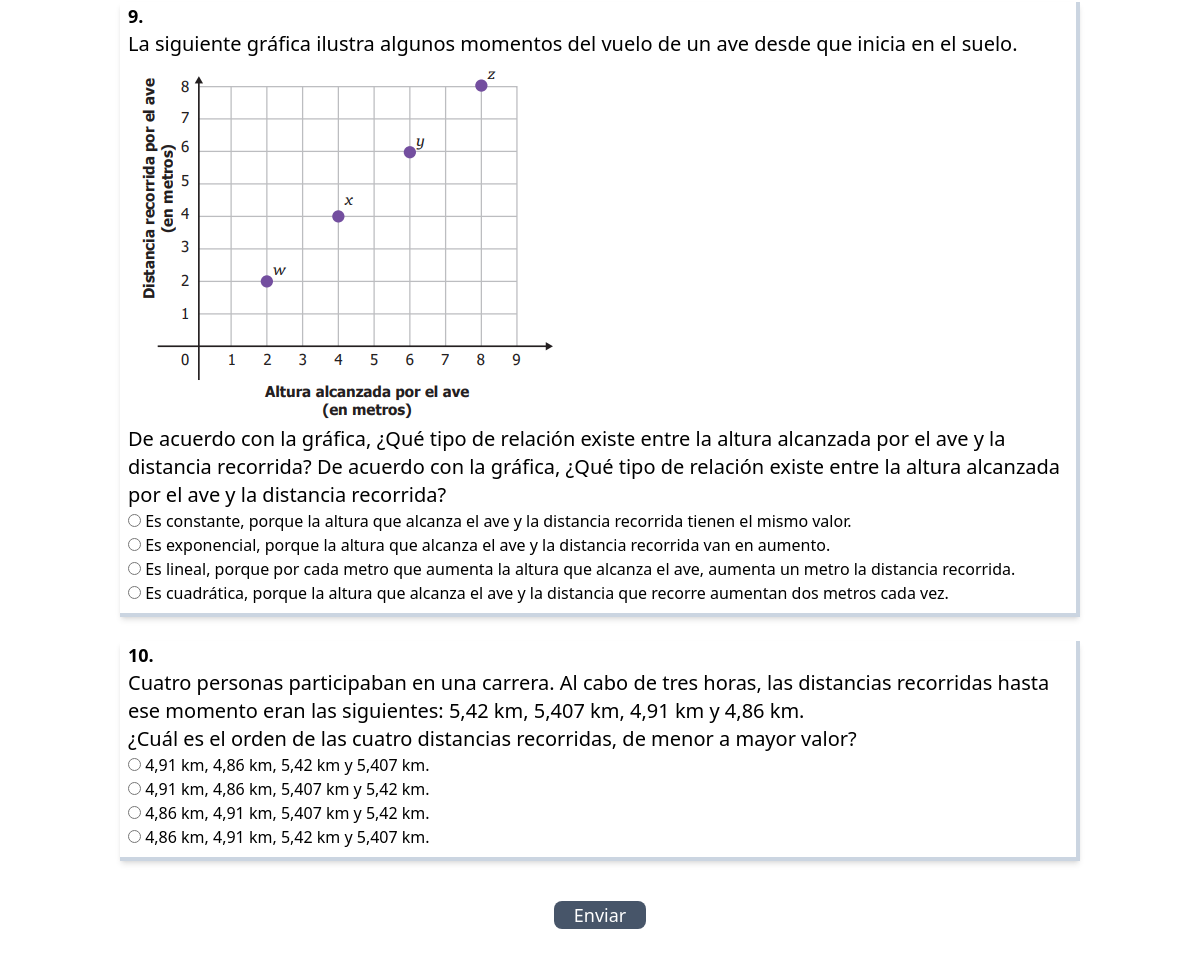
The page /matematicas-1-2022-11-11/4/ (lower part) on the database as committed earlier.
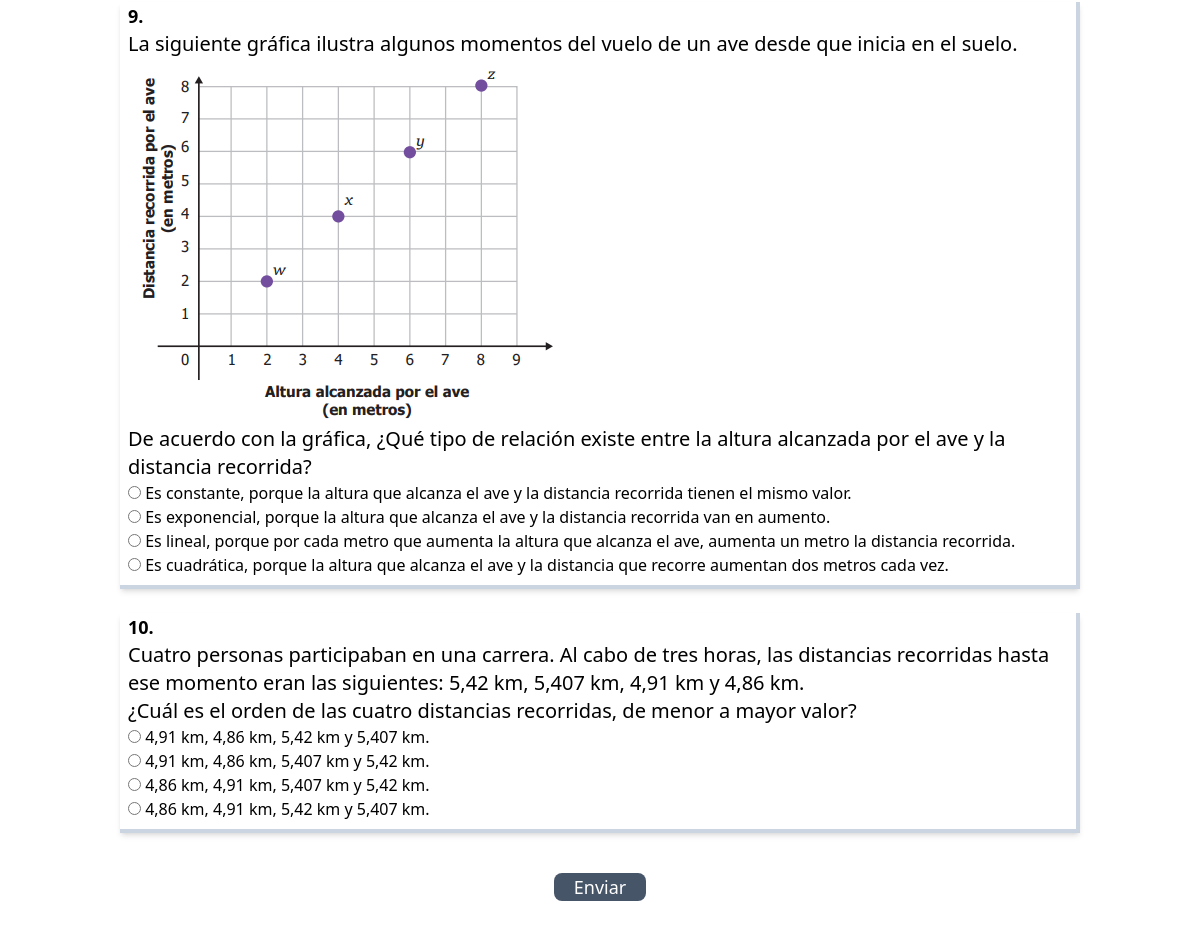
The same page on the database as committed later.
### preicfesapp/models.py (models this page shows, shortened)
class Pregunta(models.Model):
    categoria = models.CharField(
        max_length=12,
        choices=PRUEBAS,
        default='ciencias',
        null=True,
        blank=True
    )
    contexto = models.TextField(null=True, blank=True)
    texto = models.TextField(null=True, blank=True)
    explicacion = models.TextField(null=True, blank=True)
    imagen = models.ImageField(upload_to='media', null=True, blank=True)
    respuestas_tienen_imagen = models.BooleanField(default=False)
    quiz = models.ForeignKey(Quiz, on_delete=models.CASCADE, null=True, blank=True)

### preicfesapp/views.py (the view)
# urls.py: path('<slug:slug>/<int:pk>/', views.prueba, name='prueba'),
def prueba(request, slug, pk):
    quiz = Quiz.objects.get(pk=pk)
    preguntas = quiz.pregunta_set.all()
    lecturas = quiz.lectura_set.all()
    if lecturas:
        context = {'lecturas': lecturas, 'preguntas': preguntas, 'quiz': quiz, 'numero': 3}
    else:
        context = {'preguntas': preguntas, 'quiz': quiz, 'numero': 0}
    return render(request, 'preicfesapp/plantilla_preguntas.html', context)

### preicfesapp/templates/preicfesapp/plantilla_preguntas.html (shortened to what this page needs)
{% extends 'preicfesapp/base_cuestionario.html' %}
{% block content %}
{% if preguntas %}
    <div class="w-4/5 mx-auto pt-8">
      <form action="{% url 'preicfesapp:revisar' quiz.id %}" method="post">
        {% for pregunta in preguntas %}
        <section class="mt-6 pb-2 px-2 border-b-4 border-r-4 border-slate-300 shadow-md">
          <span class="text-lg font-bold">{{ forloop.counter }}.</span>
          {% if pregunta.contexto %}
          {% autoescape off %}
            <p class="text-xl">{{ pregunta.contexto | safe }}</p>
          {% endautoescape %}
          {% endif %}
          {% if pregunta.imagen %}
            <img src="{{ pregunta.imagen.url }}"/>
          {% endif %}
          {% autoescape off %}
          <p class="text-xl">{{ pregunta.texto | safe }}</p>
          {% endautoescape %}
          <div {% if pregunta.respuestas_tienen_imagen %}class="flex flex-wrap gap-1"{% endif %}>
            {% for opcion in pregunta.respuesta_set.all %}
            <div {% if opcion.imagen %}class="flex border-2 border-gray-200"{% endif %}>
              <input type="radio" id="opcion{{ opcion.pk }}" name="pregunta{{ pregunta.pk }}" value="{{ pregunta.pk}}-{{opcion.pk }}">
              {% if opcion.imagen %}
              <label for="opcion{{ opcion.pk }}"></label>
              <img class="mr-6" src="{{ opcion.imagen.url }}" alt=""/>
              {% else %}
                {% autoescape off %}
                <label class="mr-6" for="opcion{{ opcion.pk }}">{{ opcion.texto | safe }}</label>
                {% endautoescape %}
              {% endif %}
            </div>
            {% endfor %}
          </div>
        </section>
        {% endfor %}
        <div class="text-center my-6">
          <input type="submit" value="Enviar" class="cursor-pointer mt-4 text-white bg-slate-600 hover:bg-slate-800 text-lg font-medium rounded-lg px-5 focus:ring-4 focus:ring-blue-300 px-4"/>
        </div>
      </form>
    </div>
{% else %}
    <p>No hay preguntas</p>
{% endif %}
{% endblock %}

Rows that differ between the two databases and show on the page:
changed Pregunta: texto "…y la distancia recorrida? De acuerdo con la gráfica, ¿Qué tipo de relación existe entre la altura alcanzada por el ave y la distancia recorrida?" → "De acuerdo con la gráfica, ¿Qué tipo de relación existe entre la altura alcanzada por el ave y la distancia recorrida?"
